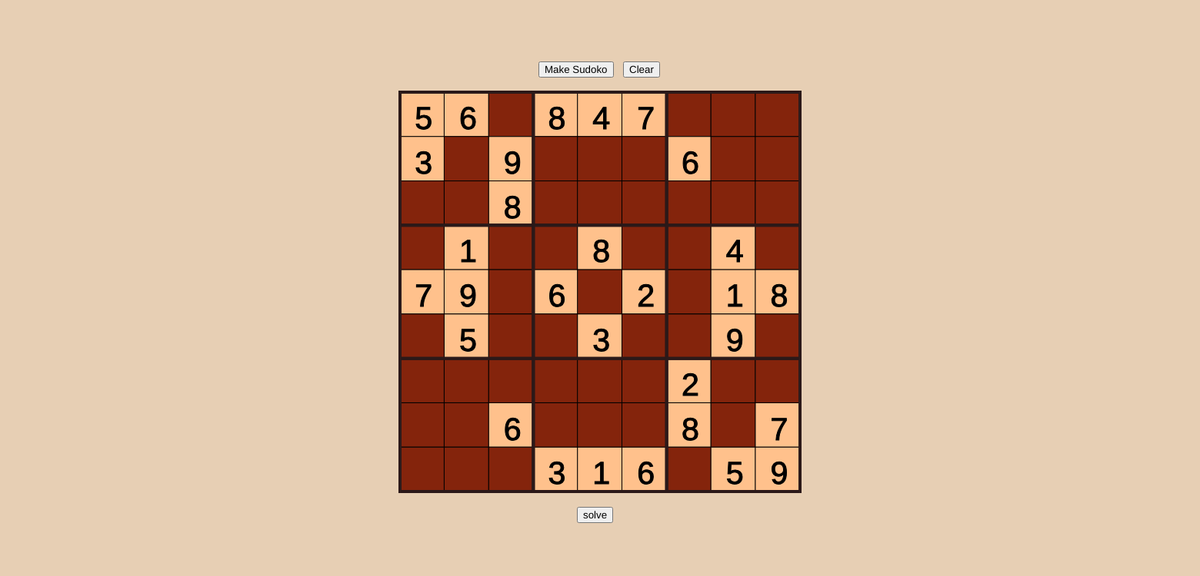
Frame 1 (no input)
Frame 60 (no input): identical to frame 1, image omitted
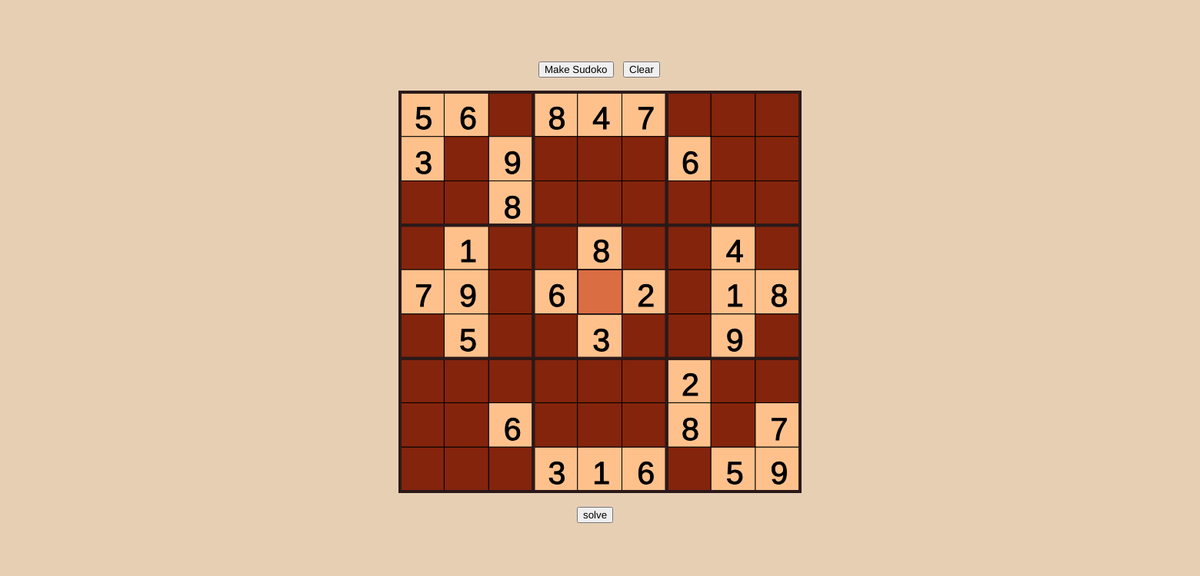
Frame 120 (the mouse pressed at the canvas centre since frame 60)

The p5.js sketch that drew these frames (run headless with seeded random() and noise() and a simulated clock; from frame 60 on, the mouse is pressed at the canvas centre):

// p5.js sketch
// ── sketch.js
let n=9;
let box;
let w=1560,h=700;
let sx,sy;

let arr=[["5","3",".",".","7",".",".",".","."],
         ["6",".",".","1","9","5",".",".","."],
         [".","9","8",".",".",".",".","6","."],
         ["8",".",".",".","6",".",".",".","3"],
         ["4",".",".","8",".","3",".",".","1"],
         ["7",".",".",".","2",".",".",".","6"],
         [".","6",".",".",".",".","2","8","."],
         [".",".",".","4","1","9",".",".","5"],
         [".",".",".",".","8",".",".","7","9"]]

let colarr=[[],[],[],[],[],[],[],[],[]]

let gamemode=true;

function isvalid(x,y,val,arr){
    console.log(x,y)
    let n=arr.length;
    for(let i=0;i<n;i++){
        print(arr[i][y],arr[x][i])
        if((val==arr[i][y]) && (i!=x)){return [false,[i,y]];}
        if((val==arr[x][i]) && (i!=y)){return [false,[x,i]];}
    }
    let startx=parseInt(x/3)*3
    let starty=parseInt(y/3)*3
    for(let i=startx;i<startx+3;i++){
        for(let j=starty;j<starty+3;j++){
            console.log(i,j)
            if((arr[i][j]==val) && ( (i!=x) && (j!=y))){return [false,[i,j]];}
        }
    }
    return [true,[0,0]];
}


function shuffled(array) {
    let currentIndex = array.length,  randomIndex;
    while (currentIndex != 0) {
      randomIndex = Math.floor(Math.random() * currentIndex);
      currentIndex--;
      [array[currentIndex], array[randomIndex]] = [
        array[randomIndex], array[currentIndex]];
    }
  
    return array;
  }
  


function solvethis(){
    solveSudoku(arr)

}



function makesudokupuzzle(){
    
    print("yes")
    clearthis()
    let array=shuffled(['1','2','3','4','5','6','7','8','9'] )
    for(let i=0;i<n;i++){
        arr[i][0]=array[i]
    }
    solvethis();
    
    for(let i=0;i<9;i++){
        let sx=parseInt(i%3);
        let sy=parseInt(i/3);
        let randec=shuffled([1,0,0,1,0,1,0,0,0])
        for(let j=(sx*3);j<(sx*3)+3;j++){
            for(let k=(sy*3);k<(sy*3)+3;k++){
                if(!  randec[((j-(sx*3))*3)+(k-(sy*3))]  ){
                    arr[j][k]='.';
                }if(  randec[((j-(sx*3))*3)+(k-(sy*3))]  ){
                    colarr[j][k]=1;
                }
            }
        }

    }
    gamemode=true;
    print(arr)
    print(colarr)
}

function solveSudoku(board) {
    let rset = new Array(9).fill(0).map(() => new Set());
    let cset = new Array(9).fill(0).map(() => new Set());
    let bset = new Array(9).fill(0).map(() => new Set());
    
    const ary = [];
    for(let i=0; i<9; i++) {
        for(let j=0; j<9; j++) {
            if(board[i][j] !== ".") {
                rset[i].add(board[i][j]);
                cset[j].add(board[i][j]);
                bset[Math.floor(i/3)*3 + Math.floor(j/3)].add(board[i][j]);
            }
            else {
                ary.push([i, j]);
            }
        }
    }
	dfs(0, []);
    
    
    function dfs(idx) {
        if(idx === ary.length) return true;
        const [x, y] = ary[idx];
        
        for(let i=1; i<=9; i++) {
            i = String(i);
            if(rset[x].has(i) || cset[y].has(i) || bset[Math.floor(x/3)*3 + Math.floor(y/3)].has(i)) continue;
            board[x][y] = i;
            rset[x].add(i); cset[y].add(i); bset[Math.floor(x/3)*3 + Math.floor(y/3)].add(i);
            const res = dfs(idx+1);
            if(res !== false) return true;
            rset[x].delete(i); cset[y].delete(i); bset[Math.floor(x/3)*3 + Math.floor(y/3)].delete(i);
            
        }
        return false;
    }
};


function clearthis(){
    gamemode=false;
    for(let i=0;i<n;i++){
        for(let j=0;j<n;j++){
            arr[i][j]='.';
            colarr[i][j]=0;
        }
    }
}


function setup(){
    createCanvas(1560,750);
    sx=(w/2)-(w/6);
    sy=120;
    box=(w/3)/n;

    makesudoku = createButton('Make Sudoko');
    makesudoku.position(700, 80);
    makesudoku.mousePressed(makesudokupuzzle);

    clear = createButton('Clear');
    clear.position(810, 80);
    clear.mousePressed(clearthis);

    solve = createButton('solve');
    solve.position(750, sy+(n*box)+20);
    solve.mousePressed(solvethis);

    for(let i=0;i<n;i++){
        for(let j=0;j<n;j++)
        {
           if( arr[i][j]=='.'){colarr[i].push(0)}
           else{colarr[i].push(1)}
        }
    }
}

function getpos(x,y){
    return [parseInt((x-sx)/box),parseInt((y-sy)/box)]
}


function draw(){
    background	(231,207,180);
    stroke(0);
    strokeWeight(1);
    
    for(let i=0;i<n;i++){
        for(let j=0;j<n;j++){
          
            
            if((colarr[i][j]==0) || ((colarr[i][j]==2) )){
                if(colarr[i][j]==0) {
                    fill(132,36,12);
                }else{
                    fill(189, 0, 0)
                }
                rect(sx+(i*box),sy+(j*box),box,box);
                fill(255)
                if(arr[i][j]!='.'){
                    textSize(box/1.4);
                    text(arr[i][j],sx+(i*box)+box/3, sy+(j*box)+box/1.2);
                }
            }else{
                if(colarr[i][j]==3) {
                    fill(240, 0, 0)
                }else{
                    fill(255,193,140);
                }
                
                rect(sx+(i*box),sy+(j*box),box,box);
                fill(0)
                if(arr[i][j]!='.'){
                    textSize(box/1.4);
                    text(arr[i][j],sx+(i*box)+box/3, sy+(j*box)+box/1.2);
                }
            }
            //rect(sx+(i*box),sy+(j*box),box,box);
        }
    }
    stroke(43,25,25)
    strokeWeight(4);
    push()
    for(let i=0;i<n/3;i++){
        for(let j=0;j<n/3;j++){
            noFill();
            rect(sx+(i*box*3),sy+(j*box*3),box*3,box*3);
        }
    }
    pop()
    if( ((mouseX>=sx) && (mouseX<(sx+(box*9)))) &&  ((mouseY>=sy) && (mouseY<(sy+(box*9)))) ){
        currentpos=getpos(mouseX,mouseY)
        strokeWeight(2);
        fill(218,109,66)
        rect(sx+(currentpos[0]*box),sy+(currentpos[1]*box),box,box);
        if(!colarr[currentpos[0]][currentpos[1]]){
            if(arr[currentpos[0]][currentpos[1]]!='.'){
                fill(255);
                textSize(box/1.4);
                text(arr[currentpos[0]][currentpos[1]],sx+(currentpos[0]*box)+box/3, sy+(currentpos[1]*box)+box/1.2);
    
            }
            
        }else if(arr[currentpos[0]][currentpos[1]]!='.'){  
            fill(0) ;
            textSize(box/1.4);
            text(arr[currentpos[0]][currentpos[1]],sx+(currentpos[0]*box)+box/3, sy+(currentpos[1]*box)+box/1.2);
        }
        
    }
}
function keyPressed() {
    if( ((mouseX>=sx) && (mouseX<(sx+(box*9)))) &&  ((mouseY>=sy) && (mouseY<(sy+(box*9)))) ){
       
            pos=getpos(mouseX,mouseY)
            if(String(key)=='0'){
                if (colarr[pos[0]][pos[1]]==2){
                    let con2=isvalid(pos[0],pos[1],arr[pos[0]][pos[1]],arr)
                    if(colarr[con2[1][0]][con2[1][1]]==3){
                        colarr[con2[1][0]][con2[1][1]]=1;
                    }else if(colarr[con2[1][0]][con2[1][1]]==2){
                        colarr[con2[1][0]][con2[1][1]]=0;
                    }
                    colarr[pos[0]][pos[1]]=0;
                    arr[pos[0]][pos[1]]='.'

                }else if(colarr[pos[0]][pos[1]]==0){
                    arr[pos[0]][pos[1]]='.'
                }
               
                if(!gamemode){   colarr[pos[0]][pos[1]]=false}
            }else if((parseInt(key)>0) && (parseInt(key)<=9)){
                if((colarr[pos[0]][pos[1]]==0) || (colarr[pos[0]][pos[1]]==2)){
                    let con=isvalid(pos[0],pos[1],int(parseInt(key)),arr)
                    print(con)
                    if(con[0]){
                        if (colarr[pos[0]][pos[1]]==2){
                            let con2=isvalid(pos[0],pos[1],arr[pos[0]][pos[1]],arr)
                            if(colarr[con2[1][0]][con2[1][1]]==3){
                                colarr[con2[1][0]][con2[1][1]]=1;
                            }else if(colarr[con2[1][0]][con2[1][1]]==2){
                                colarr[con2[1][0]][con2[1][1]]=0;
                            }
                            colarr[pos[0]][pos[1]]=0;
                            arr[pos[0]][pos[1]]=String(key)

                        }else if(colarr[pos[0]][pos[1]]==0){
                            arr[pos[0]][pos[1]]=String(key)
                        }

                    }else {
                        if (colarr[pos[0]][pos[1]]==2){
                            let con2=isvalid(pos[0],pos[1],arr[pos[0]][pos[1]],arr)
                            if(colarr[con2[1][0]][con2[1][1]]==3){
                                colarr[con2[1][0]][con2[1][1]]=1;
                            }else if(colarr[con2[1][0]][con2[1][1]]==2){
                                colarr[con2[1][0]][con2[1][1]]=0;
                            }
                            colarr[pos[0]][pos[1]]=2
                            if(colarr[con[1][0]][con[1][1]]==1){
                                colarr[con[1][0]][con[1][1]]=3;
                            }else if(colarr[con[1][0]][con[1][1]]==0){
                                colarr[con[1][0]][con[1][1]]=2;
                            }
                            arr[pos[0]][pos[1]]=String(key)
                            
                        }else if(colarr[pos[0]][pos[1]]==0){
                            colarr[pos[0]][pos[1]]=2
                            if(colarr[con[1][0]][con[1][1]]==1){
                                colarr[con[1][0]][con[1][1]]=3;
                            }else if(colarr[con[1][0]][con[1][1]]==0){
                                colarr[con[1][0]][con[1][1]]=2;
                            }
                            arr[pos[0]][pos[1]]=String(key)
                        }

                    }
                    
                    
                    if(!gamemode){ colarr[pos[0]][pos[1]]=true}
                }
            }
    
        print(key, ' ', keyCode)
    }
  }

// ── style.css
html, body {
    margin: 0;
    padding: 0;
    overflow:hidden;
    background-color: black;
    color:cornsilk;
  }
  canvas {
    display: black;
  }
